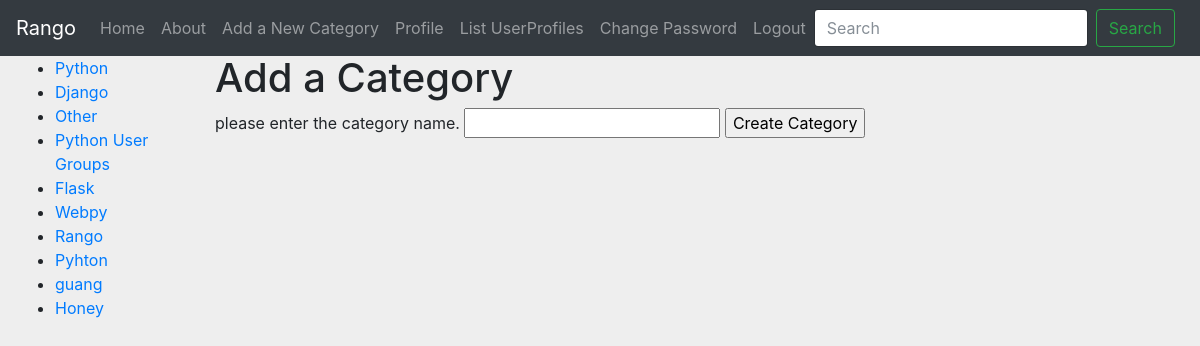
Page /rango/add_category/ (signed in) on the committed database.
### rango/models.py (models this page shows, shortened)
class Category(models.Model):
    name = models.CharField(max_length=128, unique=True)
    views = models.IntegerField(default=0)
    likes = models.IntegerField(default=0)
    slug = models.SlugField(unique=True)
    class Meta:
        verbose_name_plural = 'Categories'

### rango/views.py (the view, shortened to what this page needs)
def add_category(request):
    if request.user.is_authenticated():
        form = CategoryForm()
        return render(request, 'rango/add_category.html', {'form': form})
    else:
        return HttpResponse("You are not logged in.")

### rango/forms.py
class CategoryForm(forms.ModelForm):
    name = forms.CharField(max_length=128, help_text="please enter the category name.")
    views = forms.IntegerField(widget=forms.HiddenInput(), initial=0)
    likes = forms.IntegerField(widget=forms.HiddenInput(), initial=0)
    slug = forms.CharField(widget=forms.HiddenInput, required=False)
    class Meta:
        model = Category
        fields = ('name',)

### rango/templatetags/rango_template_tags.py (called while the page is built)
@register.inclusion_tag('rango/cats.html')
def get_category_list(cat=None):
    return {'cats': Category.objects.all(),
            'act_cat': cat}

### templates/rango/add_category.html (shortened to what this page needs)
{% extends 'rango/base.html' %}
{% load staticfiles %}
{% block body_block %}
    <h1>Add a Category</h1>
    <form id="category_form" method="post" action="{% url 'rango:add_category' %}">
        {% for field in form.visible_fields %}
            {{ field.help_text }}
            {{ field }}
        {% endfor %}
        <input type="submit" name="submit" value="Create Category">
    </form>
{% endblock %}

### templates/rango/cats.html
<ul>
    {% if cats %}
        {% for c in cats %}
            {% if c == act_cat %}
                <li><strong><a href="{% url 'rango:show_category' c.slug %}">{{ c.name }}</a></strong></li>
            {% else %}
                <li><a href="{% url 'rango:show_category' c.slug %}">{{ c.name }}</a></li>
            {% endif %}
        {% endfor %}
    {% else %}
        <li><strong>There are no categories present.</strong></li>
    {% endif %}
</ul>

### rows in the picture
Category: name "Python"
Category: name "Django"
Category: name "Other"
Category: name "Python User Groups"
Category: name "Flask"
Category: name "Webpy"
Category: name "Rango"
Category: name "Pyhton"
Category: name "guang"
Category: name "Honey"

### other values in the picture
{{ field.help_text }} "please enter the category name."
